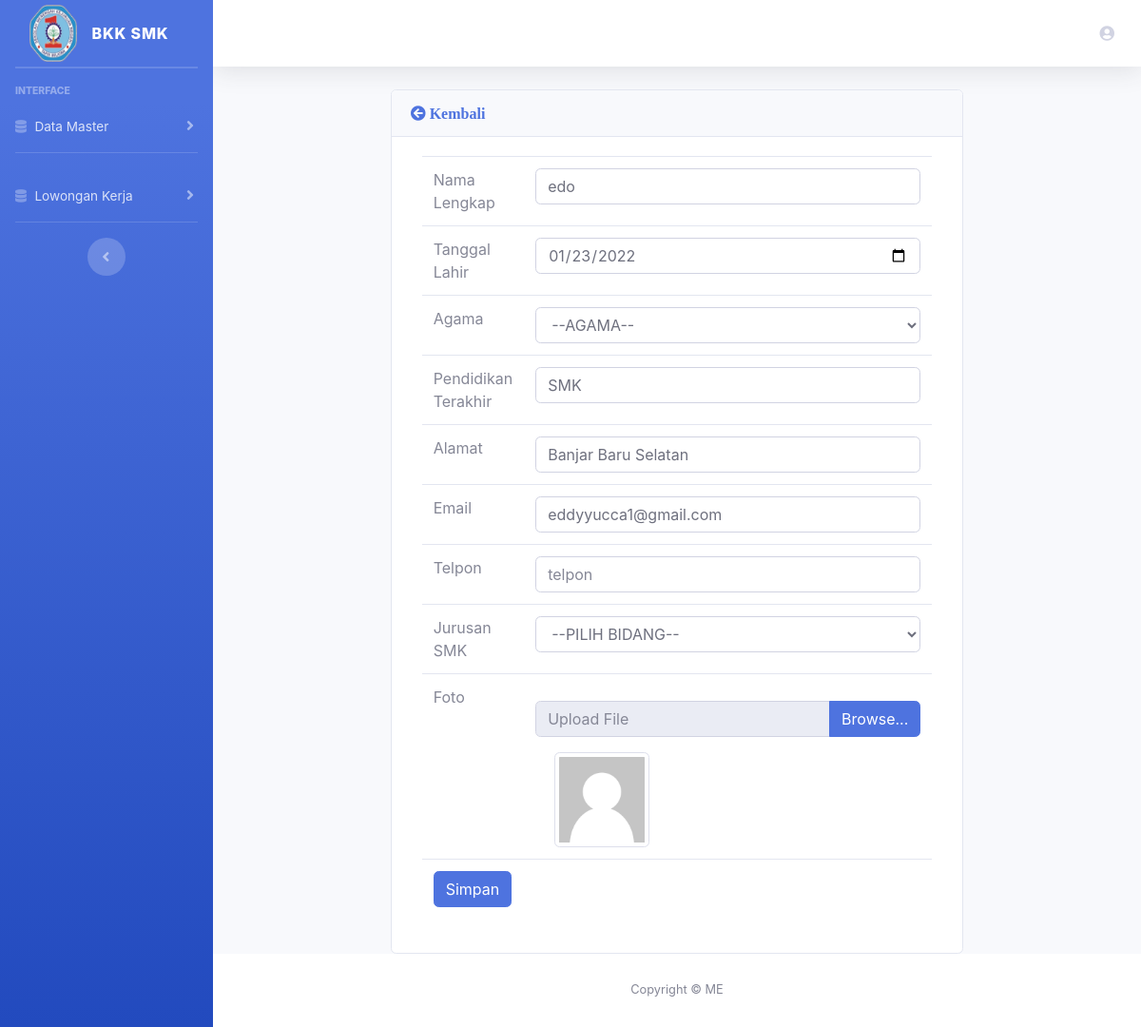
The app's page /admin/edit_alumni/081250653001 with its own data.
### tables this page shows
CREATE TABLE `alumni` (
  `id_alumni` int(11) NOT NULL,
  `nama_alumni` varchar(255) NOT NULL,
  `jurusan_smk` varchar(20) NOT NULL,
  `pendidikan_t` varchar(255) NOT NULL,
  `tgl_lahir` varchar(50) NOT NULL,
  `alamat` varchar(255) NOT NULL,
  `telpon` varchar(20) NOT NULL,
  `agama` varchar(30) NOT NULL,
  `foto_profil` text NOT NULL,
  `email` varchar(255) NOT NULL,
  `tentang_saya` varchar(255) NOT NULL,
  `data_pdf` text NOT NULL
);

### application/controllers/Admin.php (called while the page is built, shortened)
<?php
class Admin extends CI_Controller
{
    public function __construct()
    {
        $this->load->library('form_validation');
        $this->load->model('lowongan_m');
        $this->load->model('jurusan_m');
        $this->load->model('alumni_m');
    }
    public function edit_alumni($telpon)
    {
        $data['judul'] = 'Data jurusan';
        $data['nama'] = $this->session->userdata('nama_alumni');
        $data['data'] = $this->alumni_m->get_row_alumni($telpon);
        $this->load->view('template/header', $data);
        $this->load->view('admin/alumni/edit_alumni', $data);
        $this->load->view('template/footer');
    }
}

### index.php (called while the page is built, shortened)
<?php
require_once BASEPATH.'core/CodeIgniter.php';

### application/models/Alumni_m.php (called while the page is built, shortened)
<?php
class Alumni_m extends CI_Model
{
    public function get_row_alumni($telpon)
    {
        $this->db->where('telpon', $telpon);
        $this->db->join('jurusan', 'jurusan.id_jurusan = alumni.jurusan_smk');
        return $this->db->get('alumni')->row();
    }
}

### application/views/admin/alumni/edit_alumni.php (the view, shortened to what this page needs)
<div class="container col-8">
    <div class="card">
        <div class="card-header">
            <a href="<?= base_url('admin/alumni') ?>"><i class="fas fa-arrow-circle-left"> Kembali</i></a>
        </div>
        <div class="card-body">
            <div class="row">
                <div class="container-fluid">
                    <form action="<?= base_url('admin/edit_alumni_baru/' . $data->id_alumni)  ?>" method="POST" enctype="multipart/form-data">
                        <table class="table">
                            <tr>
                                <td width=20%>Nama Lengkap</td>
                                <td><input type="text" name="nama_alumni" value="<?= $data->nama_alumni  ?>" class="form-control" required placeholder="Nama Lengkap"></td>
                            </tr>
                            <tr>
                                <td width=20%>Tanggal Lahir</td>
                                <td><input type="date" name="tgl_lahir" value="<?= $data->tgl_lahir  ?>" class="form-control" required placeholder="Tanggal Lahir"></td>
                            </tr>
                            <tr>
                                <td>Agama</td>
                                <td> <select class="form-control" name="agama">
                                        <option value="">--AGAMA--</option>
                                    </select></td>
                            </tr>
                            <tr>
                                <td width=20%>Pendidikan Terakhir</td>
                                <td><input type="text" name="pendidikan_t" value="<?= $data->pendidikan_t  ?>" class="form-control" required placeholder="Pendidikan Terakhir"></td>
                            </tr>
                            <tr>
                                <td width=20%>Alamat</td>
                                <td><input type="text" name="alamat" value="<?= $data->alamat  ?>" class="form-control" required placeholder="Alamat"></td>
                            </tr>
                            <tr>
                                <td>Email</td>
                                <td><input type="email" name="email" value="<?= $data->email  ?>" class="form-control" required placeholder="Email"></td>
                            </tr>
                            <tr>
                                <td>Telpon</td>
                                <td><input type="text" name="telpon" class="form-control" required placeholder="telpon"></td>
                            </tr>
                            <tr>
                                <td>Jurusan SMK</td>
                                <td><select name="jurusan_smk" class="form-control">
                                        <option value="">--PILIH BIDANG--</option>
                                    </select></td>
                            </tr>
                            <tr>
                                <td>Foto</td>
                                <td>
                                    <div class="input-group my-3">
                                        <input type="text" class="form-control" disabled placeholder="Upload File" id="foto">
                                        <div class="input-group-append">
                                            <button type="button" class="browse btn btn-primary">Browse...</button>
                                        </div>
                                    </div>
                                    <div class="ml-2 col-sm-6">
                                        <img src="<?= base_url("assets/images/default.png") ?>" width="100" height="100" id="preview" class="img-thumbnail">
                                    </div>
                                </td>
                            </tr>
                            <tr>
                                <td>
                                    <button class="btn btn-primary">Simpan</button>
                                </td>
                                <td></td>
                            </tr>
                        </table>
                    </form>
                </div>
            </div>
        </div>
    </div>
</div>

### records on screen
alumni: nama_alumni "edo", tgl_lahir "01/23/2022", pendidikan_t "SMK", alamat "Banjar Baru Selatan", email "eddyyucca1@gmail.com"
